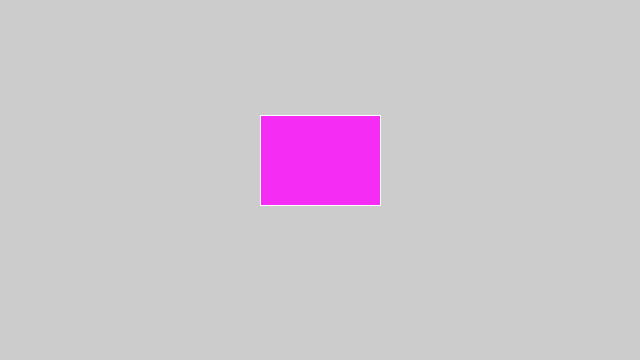
Frame 1 (no input)
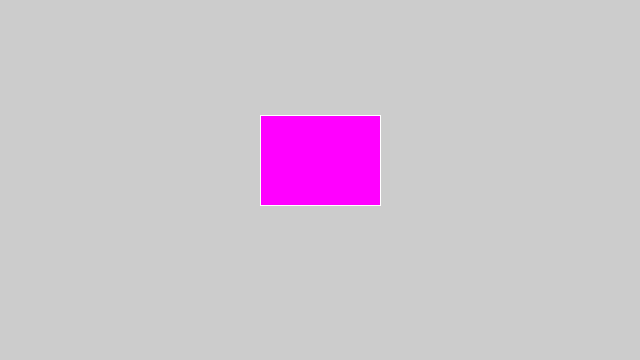
Frame 60 (the mouse pressed at the canvas centre just before this capture)
Frame 120 (the mouse held since frame 60 and released just before this capture): identical to frame 60, image omitted

The Processing sketch that drew these frames (run headless with seeded random() and noise(); from frame 60 on, the mouse is pressed at the canvas centre):

// Processing sketch: setup__draw__
// ── setup__draw__.pde
//******************************************** setup() *************************************************//

//Description  

//The setup() function is run once, when the program starts. 
//It's used to define initial enviroment properties such as screen size and to load media such as images and fonts as the program starts. 
//There can only be one setup() function for each program and it shouldn't be called again after its initial execution.
//If the sketch is a different dimension than the default, the size() function or fullScreen() function must be the first line in setup().
//Note: Variables declared within setup() are not accessible within other functions, including draw().

//Syntax  

//setup()

//Returns  void


//******************************************** draw() *************************************************//

//Description

//Called directly after setup(), the draw() function continuously executes the lines of code contained inside its block until the program is stopped or noLoop() is called. 
//draw() is called automatically and should never be called explicitly. 
//All Processing programs update the screen at the end of draw(), never earlier.
//To stop the code inside of draw() from running continuously, use noLoop(), redraw() and loop(). 
//If noLoop() is used to stop the code in draw() from running, then redraw() will cause the code inside draw() to run a single time, and loop() will cause the code inside draw() to resume running continuously.
//The number of times draw() executes in each second may be controlled with the frameRate() function.
//It is common to call background() near the beginning of the draw() loop to clear the contents of the window, as shown in the first example above. 
//Since pixels drawn to the window are cumulative, omitting background() may result in unintended results.
//There can only be one draw() function for each sketch, and draw() must exist if you want the code to run continuously, or to process events such as mousePressed(). 
//Sometimes, you might have an empty call to draw() in your program, as shown in the second example above.

//Syntax  

//draw()

//Returns  void


void setup()
{
  size(640,360);
}
void draw()
{
  rectMode(CENTER);
  stroke(255);
  fill(255,0,255,200);
  rect(320,160,120,90);
}
